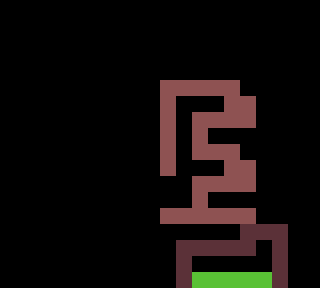

This game map was drawn from its Tiled (.tmx) file and the tilesets committed beside it. A one-line description and the trimmed map source follow:
An orthogonal 20x18 tile map with 16x16 px tiles, 1 tile layer (Tiles) and 10 objects.

<map version="1.10" tiledversion="1.10.1" orientation="orthogonal" renderorder="right-down" width="20" height="18" tilewidth="16" tileheight="16" infinite="0" nextlayerid="5" nextobjectid="41">
 <tileset firstgid="1" source="Tiles.tsx" />
 <layer id="3" name="Tiles" width="20" height="18">
  <data>[360 cells, 51 non-empty, 3 distinct tile ids]</data>
 </layer>
 <objectgroup id="2" name="Collision">
  <object id="28" x="16" y="240">
   <polygon points="0,0 16,-16 16,0" />
  </object>
  <object id="29" x="48" y="240">
   <polygon points="0,0 0,-16 16,-16 16,0" />
  </object>
  <object id="31" x="80" y="240">
   <polygon points="0,0 0,-16 16,-32 32,-16 32,0" />
  </object>
  <object id="32" x="128" y="240">
   <polygon points="0,0 16,-16 0,-32 32,-32 48,-16 32,0" />
  </object>
  <object id="33" x="16" y="208">
   <polygon points="0,0 16,-16 0,-32 16,-48 32,-32 32,-48 48,0" />
  </object>
  <object id="34" x="80" y="208">
   <polygon points="0,0 16,-16 0,-32 0,-48 16,-32 16,-48 32,-32 32,0" />
  </object>
  <object id="35" x="128" y="192">
   <polygon points="0,0 16,-16 0,-32 16,-32 16,-48 32,-32 32,-16 48,0 32,16" />
  </object>
  <object id="36" x="16" y="256">
   <polyline points="0,0 16,16 32,0 48,16 64,0" />
  </object>
  <object id="38" x="128" y="240" width="16" height="16">
   <ellipse />
  </object>
  <object id="39" x="80" y="240" width="32" height="32">
   <ellipse />
  </object>
 </objectgroup>
</map>
